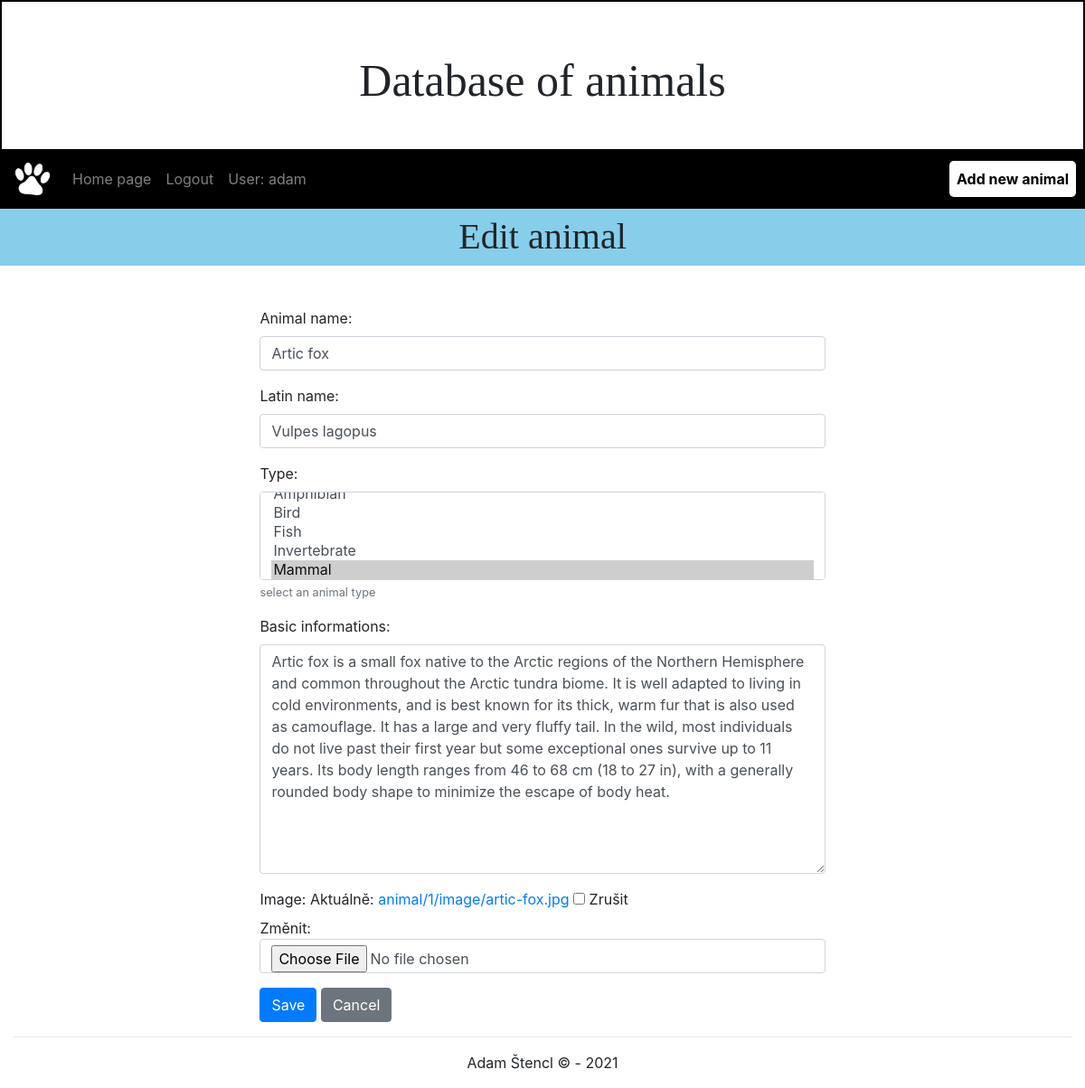
/app/animal/1/update/ (signed in), run on the app's committed database.
### app/models.py (models this page shows, shortened)
class Animal(models.Model):
    name = models.CharField(max_length=200, verbose_name="Name")
    latinn = models.CharField(max_length=200, verbose_name="Latin name")
    typee = models.ManyToManyField(Type, verbose_name="Type", help_text='select an animal type')
    info = models.TextField(blank=True, null=True, verbose_name="Info")
    image = models.ImageField(upload_to=poster_path, blank=True, null=True, verbose_name="Image")
    class Meta:
        ordering = ["name"]

### app/views.py (the view)
# urls.py: path('animal/<int:pk>/update/', views.UpdateAnimal.as_view(), name='update-animal'),
class UpdateAnimal(UpdateView):
    model = Animal
    template_name = 'update.html'
    form_class = AnimalModelForm

### app/forms.py
class AnimalModelForm(ModelForm):
    class Meta:
        model = Animal
        fields = ['name', 'latinn', 'typee', 'info', 'image']
        labels = {'name': 'Animal name', 'info': 'Basic informations'}

### app/models.py (called while the page is built)
    def __str__(self):
        return self.name

### app/templates/update.html (shortened to what this page needs)
{% extends "base.html" %}
{% load widget_tweaks %}
{% block content %}
<div class="row mb-3">
  <div style="top: -30px; background-color: skyblue;" class="col-sm-12">
      <h2 style="font-family: 'Cinzel', serif; font-size: 40px; margin-top: 7px;" class="text-center">Edit animal</h2>
  </div>
</div>
<div style="margin-left: 22%; margin-right: 22%;" class="row">
    <div class="container">
        <form method="post" novalidate>
            {% for field in form.visible_fields %}
            <div class="form-group">
                {{ field.label_tag }}
                {% if form.is_bound %}
                  {% if field.errors %}
                    {% render_field field class="form-control is-invalid" %}
                    {% for error in field.errors %}
                      <div class="invalid-feedback">
                          {{ error }}
                      </div>
                    {% endfor %}
                  {% else %}
                    {% render_field field class="form-control is-valid" %}
                  {% endif %}
                {% else %}
                  {% render_field field class="form-control" %}
                {% endif %}
                {% if field.help_text %}
                <small class="form-text text-muted">{{ field.help_text }}</small>
                {% endif %}
            </div>
            {% endfor %}
            <button class="btn btn-primary" type="submit">Save</button>
            <button class="btn btn-secondary" onclick="javascript:history.back();">Cancel</button>
        </form>
    </div>
</div>
{% endblock %}

### app/templates/base.html (shortened to what this page needs)
<!DOCTYPE html>
<html lang="en">
<head>
    <link rel="stylesheet" href="https://maxcdn.bootstrapcdn.com/bootstrap/4.4.1/css/bootstrap.min.css">
    {% load static %}
    <link rel="stylesheet" href="{% static 'css/css.css' %}">
</head>
<body>
  <header class="jumbotron-fluid text-center" style=" border: black 2px solid;padding: 50px; font-family: 'Cinzel', serif;">
    <p style="font-size:50px">Database of animals</p>
  </header>
    <nav class="navbar navbar-expand-sm navbar-dark" style="top:-30px;background-color: black;">
      <a class="navbar-brand" href="{% url 'index' %}">{% load static %} <img class="symbol"src="{% static 'images/symbol.png' %}" /></a>
      <div>
          <ul class="navbar-nav mr-auto mt-2 mt-lg-0">
              <li class="nav-item">
                  <a class="nav-link" href="{% url 'index' %}">Home page</a>
              </li>
                {% if user.is_authenticated %}
              <li class="nav-item"><a href="{% url 'logout'%}?next={{request.path}}" class="nav-link">Logout</a></li>
              <li class="nav-item"><a href="{% url 'index' %}" class="nav-link">User: {{ user.get_username }}</a></li>
              {% else %}
              <li class="nav-item"><a href="{% url 'login'%}?next={{request.path}}" class="nav-link">Login</a></li>
              {% endif %}
              {% if user.is_authenticated %}
              <li style="position: absolute; right: 10px; background-color: white; border-radius: 5px;" class="nav-item">
                <a style="color: black;" class="nav-link" href="{% url 'add-animal' %}"><b>Add new animal</b></a>
            </li>
              {% endif %}
          </ul>
      </div>
    </nav>
<div class="container-fluid">
    {% block content %}{% endblock %}
</div>
<footer class="container-fluid text-center">
    <hr>
    <p>Adam Štencl &copy; - 2021</p>
</footer>
</body>
</html>

### app/static/css/css.css (style rules this page uses)
.symbol { width: 40px; height: 40px; }

### data on the page
Animal: name "Artic fox" "Vulpes lagopus" "Artic fox is a small fox native to the Arctic regions of the Northern Hemisphere and common throughout the Arctic tundra biome. It is well adapted to living in cold environments, and is best known for its thick, warm fur that is also used as camouflage. It has a large and very fluffy tail. In the wild, most individuals do not live past their first year but some exceptional ones survive up to 11 years. Its body length ranges from 46 to 68 cm (18 to 27 in), with a generally rounded body shape to minimize the escape of body heat."

### other printed values
{{ user.get_username }} "adam"
{{ field.label_tag }} "Animal name:" "Latin name:" "Type:" "Basic informations:" "Image:"
{{ field.help_text }} "select an animal type"
